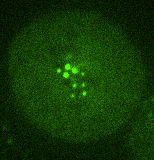
%> input picture Intensity/SampleImage/Hec1 Crop 001.tif, 154 x 160 px
$ octave ParticleIntensity.m   (GNU Octave 9; MATLAB toolbox functions it lacks are replaced by stand-ins)
%> lines starting %> are read from the running program, lines starting %| are printed output that depends on the picture; in (x1, y1, x2, y2) boxes, pixels count from 0 and x2, y2 are one past the last pixel; in counts of white or black regions, pixels touching at a corner belong together; the program's own positions count from 1
%ParticleIntensity
%Author: David Podorefsky, October6th2017

%Z range to measure
zmin = 15;
zmax = 52;

[filename, path] = uigetfile('.tif','*.*');
%> the answer given: SampleImage/Hec1 Crop 001.tif
cd(path)
info = imfinfo(filename);
%zmax = numel(info); only if zmin = 1

B = cell(zmax-zmin+1,1); Int = cell(zmax-zmin+1,1);
L = cell(zmax-zmin+1,1); V = cell(zmax-zmin+1,1);

for z = zmin:zmax % Mark spots to measure intensities on image
    I = imread(filename,z); %Read image
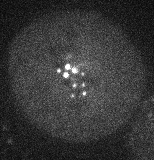
%> I: size 160x154 uint8; min 5, max 255, mean 55.2
    %figure; imagesc(I)
	%I = rgb2gray(I); %Truecolor to grayscale
	Int{z-zmin+1} = I; %Layer intensity
	%G = fspecial('gaussian',[5 5],2); I = imfilter(I,G); %Apply Gaussian filter
    BW = im2bw(I,0.6); %Binarize
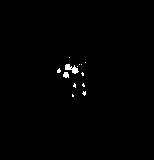
%> BW: size 160x154 logical; 0.67% white; 13 white regions (11 under 20 px), largest, box (x1, y1, x2, y2) and area: (65, 64, 79, 74) 73, (63, 72, 69, 78) 29
    %figure; imagesc(BW)
    [b,l]= bwboundaries(BW,'noholes'); %Trace particles
%> l: size 160x154 double; 14 distinct labels, from 0 to 13
%> b = 13 boundaries; largest, box (x1, y1, x2, y2) and points: (65, 64, 79, 74) 40, (63, 72, 69, 78) 18, (57, 68, 61, 73) 11, (82, 91, 86, 96) 11, (73, 83, 76, 88) 10
    L{z-zmin+1} = double(l); %Particle locations
    %figure; imagesc(l)
    B{z-zmin+1} = zeros(1,size(b,1)); %Particle intensity storage space
end

for s = 1:2
    for z = 1:zmax-zmin+1
        for n = 1:length(B{z})
			M = Int{z}(L{z}==n); %intensities of particle pixels
			M(M==0) = []; %remove zeros
            if s == 1 || z == 1
                B{z}(n) = sum(M); %Sum of pixel intensity of particle
            else
               N = L{z-1}(L{z}==n); %hits of pixels in same location in previous layer
			   N(N==0) = []; %remove misses
               if length(N) > 0.75*length(M)
				  B{z}(n) = NaN; %mark intensity blank for current layer
				  nn = mode(N); %particle number in previous layer
                    if  ~isnan(B{z-1}(nn)); %not connected to a third layer
                         B{z-1}(nn) = B{z-1}(nn)+sum(M-p(1)*(z-1)); %add intensity to particle in layer below
                      else %connected by more than 2 layers
                        for zz = 1:zmax-zmin+1
						  N = L{z-zz-1}(L{z}==n);
						  N(N==0) = [];
                            if isempty(N) %cannot be traced
                                break
                            else
                                nnn = mode(N);
                                if ~isnan(B{z-zz-1}(nnn))
                                    break
                                end
                            end
                        end
                      if ~isempty(N)
                         B{z-zz-1}(nnn) = B{z-zz-1}(nnn)+sum(M-p(1)*(z-1));
                      end
                    end
               else %not attached to layer below
                    B{z}(n) = sum(M-p(1)*(z-1));
               end

            end
        end
    end
    if s == 1
        for z = 1:length(B)
            zint = B{z}(~isnan(B{z}));
            V{z} = mean(zint);
        end
    	p = polyfit(1:zmax-zmin+1,cell2mat(V)',1);
    end
end
%> this loop made 2 passes

%Output results
k = 1;
for i = 1:length(B)
    ii = length(B{i});
    for j = 1:ii
        P(k) = B{i}(j);
        k = k+1;
    end
end
P(isnan(P)) = []; %Remove
P(P>510); %Noise removal
MeanParticleIntensity = mean(P)
TotalParticleIntensity = sum(P)
